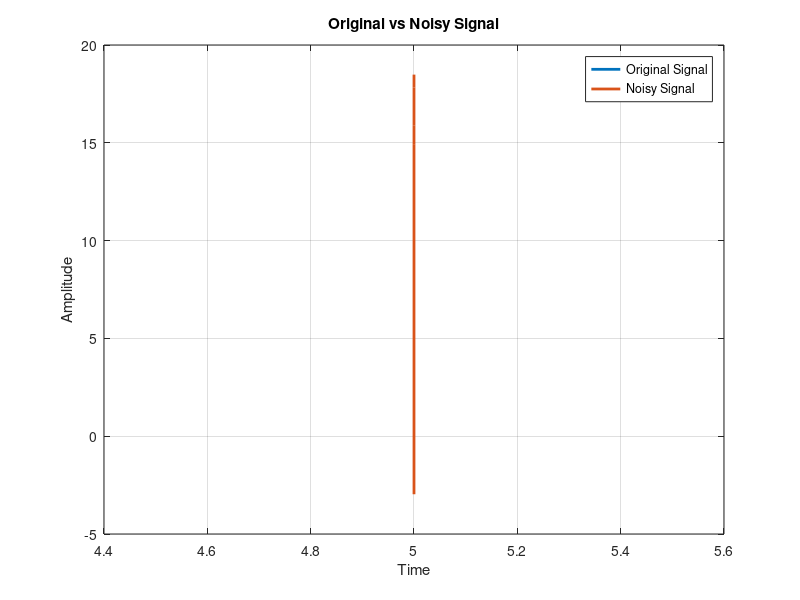
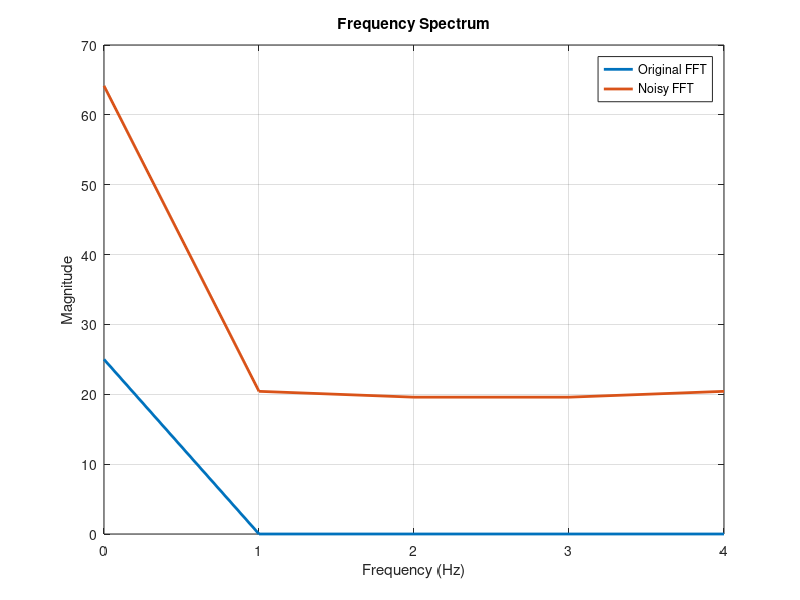

Recreate these plots in MATLAB, in order. (Note: this script raises an error after producing the figures.)
clear all
close all
clc

%----------------------------
% INPUT SIGNAL

fprintf("Enter the input signal\n");

numobser = input("Enter number of observations: ");

t = zeros(1,numobser);
y = zeros(1,numobser);

for j = 1:numobser
    fprintf("\nPoint %d\n",j);

    t(j) = input("Time = ");
    y(j) = input("Amplitude = ");
end

%----------------------------
% ORIGINAL SIGNAL

figure;
plot(t,y,'LineWidth',2);
hold on;

%----------------------------
% NOISE GENERATION

noise = 1.5*max(abs(y))*randn(size(y));
yn = y + noise;

plot(t,yn,'LineWidth',2);

legend('Original Signal','Noisy Signal');
title('Original vs Noisy Signal');
xlabel('Time');
ylabel('Amplitude');
grid on;

%----------------------------
% FFT OF ORIGINAL AND NOISY SIGNAL

Fs = input("Enter Sampling Frequency (Hz): ");

N = length(y);

f = (0:N-1)*(Fs/N);

Y = fft(y);
YN = fft(yn);

figure;
plot(f,abs(Y),'LineWidth',2);
hold on;
plot(f,abs(YN),'LineWidth',2);

legend('Original FFT','Noisy FFT');
title('Frequency Spectrum');
xlabel('Frequency (Hz)');
ylabel('Magnitude');
grid on;

%----------------------------
% BUTTERWORTH LOW PASS FILTER

cutoffFreq =1591.5;
order =1;

[b,a] = butter(order,cutoffFreq/(Fs/2));

filteredSignal = filtfilt(b,a,yn);

%----------------------------
% FILTERED SIGNAL IN TIME DOMAIN

figure;
plot(t,y,'LineWidth',2);
hold on;
plot(t,yn,'LineWidth',2);
plot(t,filteredSignal,'LineWidth',2);

legend('Original Signal','Noisy Signal','Filtered Signal');
title('Time Domain Comparison');
xlabel('Time');
ylabel('Amplitude');
grid on;

%----------------------------
% FFT OF FILTERED SIGNAL

filteredFFT = fft(filteredSignal);

figure;
plot(f,abs(Y),'LineWidth',2);
hold on;
plot(f,abs(YN),'LineWidth',2);
plot(f,abs(filteredFFT),'LineWidth',2);

legend('Original FFT','Noisy FFT','Filtered FFT');
title('Frequency Domain Comparison');
xlabel('Frequency (Hz)');
ylabel('Magnitude');
grid on;

%----------------------------
% FILTER FREQUENCY RESPONSE

[H,w] = freqz(b,a,1024,Fs);

figure;
plot(w,20*log10(abs(H)),'LineWidth',2);

title('Butterworth Low Pass Filter Response');
xlabel('Frequency (Hz)');
ylabel('Gain');
grid on;

hold on;
xline(cutoffFreq,'r--','Cutoff Frequency');

%----------------------------
% SHOW ATTENUATION

fprintf('\n');
fprintf('Filter Type : Butterworth Low Pass Filter\n');
fprintf('Cutoff Frequency : %.2f Hz\n',cutoffFreq);
fprintf('Filter Order : %d\n',order);
